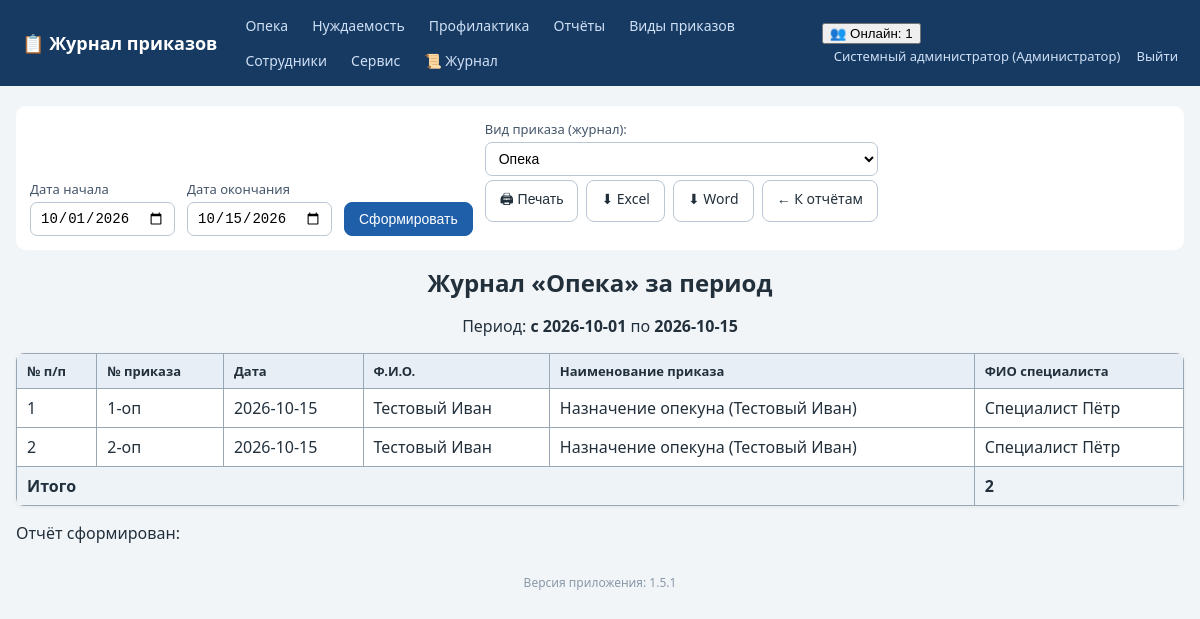
Screenshot of /reports/journal_print (signed in) with the database file from the repository.
### tables this page shows
CREATE TABLE employees (
    id INTEGER PRIMARY KEY AUTOINCREMENT,
    full_name TEXT NOT NULL,
    position TEXT NOT NULL DEFAULT '',
    login TEXT UNIQUE,
    password_hash TEXT,
    role_id INTEGER REFERENCES roles(id)
, pwd_changed_at TEXT);

CREATE TABLE roles (
    id INTEGER PRIMARY KEY AUTOINCREMENT,
    name TEXT UNIQUE NOT NULL
);

CREATE TABLE orders (
    id INTEGER PRIMARY KEY AUTOINCREMENT,
    journal TEXT NOT NULL,           -- opeka / nuzhdaemost / profilaktika
    order_number TEXT NOT NULL,      -- номер приказа, напр. "12-оп"
    order_date TEXT NOT NULL,        -- ГГГГ-ММ-ДД
    order_type_id INTEGER REFERENCES order_types(id),
    person_fio TEXT NOT NULL DEFAULT '',   -- ФИО в отношении кого
    specialist_fio TEXT NOT NULL DEFAULT '', -- ФИО специалиста
    scan_path TEXT,
    created_at TEXT DEFAULT CURRENT_TIMESTAMP
, note TEXT NOT NULL DEFAULT '');

### app.py (the view)
@app.route('/reports/journal_print')
def report_journal_print():
    user = current_user()
    if not can_view_reports(user):
        abort(403)
    journal = request.args.get('journal', 'opeka')
    if journal not in JOURNAL_TYPES:
        abort(404)
    d1, d2 = _report_period()
    rows = _query_report_rows(d1, d2, journal=journal)
    title = f'Журнал «{JOURNAL_TITLES[journal]}» за период'
    data = []
    for i, r in enumerate(rows, 1):
        name = r['type_name'] or ''
        note = r['note'] if 'note' in r.keys() else ''
        disp_name = (f'{name} ({r["person_fio"]})' if journal == 'opeka' else name)
        if note:
            disp_name = f'{disp_name}. Прим.: {note}' if disp_name else f'Прим.: {note}'
        data.append((i, r['order_number'], r['order_date'], r['person_fio'],
                     disp_name, r['specialist_fio']))
    headers = ('№ п/п', '№ приказа', 'Дата', 'Ф.И.О.', 'Наименование приказа', 'ФИО специалиста')
    fmt = request.args.get('fmt')
    if fmt == 'xlsx':
        return _export_xlsx_table(d1, d2, headers, data, title)
    if fmt == 'docx':
        return _export_docx_table(d1, d2, headers, data, title)
    return render_template('report_table.html', title=title, d1=d1, d2=d2,
                           headers=headers, rows=data, total=len(data),
                           base_url=url_for('report_journal_print'),
                           extra_args={'journal': journal})

### app.py (called while the page is built, shortened)
def has_request_context_safe():
    try:
        from flask import has_request_context
        return has_request_context()
    except Exception:
        return False

def _session_signature(uid):
    raw = request.cookies.get(app.config['SESSION_COOKIE_NAME'], '')
    if not raw:
        return ''

def _db_touch_throttled(key, min_interval=10.0):
    now = time.time()
    last = _DB_TOUCH_TS.get(key, 0)
    if now - last >= min_interval:
        _DB_TOUCH_TS[key] = now
        return True
    return False

def db_cleanup_active_sessions(cutoff):
    try:
        conn = get_db()
        conn.execute('DELETE FROM active_sessions WHERE last_seen < ?', (cutoff,))
        conn.commit()
        conn.close()
    except Exception:
        pass

def touch_active_session(uid):
    sid = _session_signature(uid)
    ip = request.remote_addr if has_request_context_safe() else ''
    now = time.time()
    with ACTIVE_SESSIONS_LOCK:
        ACTIVE_SESSIONS[(uid, sid)] = {'last_seen': now, 'ip': ip}
    if _db_touch_throttled((uid, sid)):
        db_touch_active_session(uid, sid, ip)

def cleanup_active_sessions():
    cutoff = time.time() - ACTIVE_TIMEOUT
    with ACTIVE_SESSIONS_LOCK:
        expired = [k for k, v in ACTIVE_SESSIONS.items()
                   if v['last_seen'] < cutoff]
        for k in expired:
            del ACTIVE_SESSIONS[k]
    db_cleanup_active_sessions(cutoff)

@app.before_request
def _mark_tls_noise_context():
    try:
        from flask import g as _fg
        _tls_noise_ctx.g = _fg
    except Exception:
        pass

def get_db():
    conn = sqlite3.connect(DB_PATH)
    conn.row_factory = sqlite3.Row
    conn.execute('PRAGMA foreign_keys = ON')
    return conn

def current_user():
    uid = session.get('user_id')
    if not uid:
        return None
    conn = get_db()
    u = conn.execute('SELECT e.*, r.name AS role_name FROM employees e '
                     'LEFT JOIN roles r ON r.id=e.role_id WHERE e.id=?', (uid,)).fetchone()
    conn.close()
    return u

def can_view_reports(user=None):
    user = user or current_user()
    return bool(user) and user['role_name'] in FULL_DATA_ROLES + ('Куратор',)

def can_access_journal(user, journal):
    if not user:
        return False
    if user['role_name'] in FULL_DATA_ROLES:  # админ и начальник — полный доступ
        return True
    return user['role_name'] in ROLE_ACCESS[journal]

### templates/report_table.html (shortened to what this page needs)
{% extends 'base.html' %}
{% block content %}
<div class="no-print">
  <form method="get" class="period-form" id="periodForm">
    <label>Дата начала <input type="date" name="d1" value="{{ d1 }}"></label>
    <label>Дата окончания <input type="date" name="d2" value="{{ d2 }}"></label>
    <button class="btn primary">Сформировать</button>
    {% if extra_args %}
    <label>Вид приказа (журнал):
      <select name="journal_sel" onchange="this.form.journal.value=this.value;">
        {% for j,t in all_journals %}<option value="{{j}}" {% if extra_args.journal==j %}selected{% endif %}>{{t}}</option>{% endfor %}
      </select>
    {% endif %}
  </form>
  <div class="toolbar">
    <button class="btn" onclick="window.print()">🖨 Печать</button>
    <a class="btn" href="?d1={{ d1 }}&d2={{ d2 }}{% if extra_args %}&journal={{ extra_args.journal }}{% endif %}&fmt=xlsx">⬇ Excel</a>
    <a class="btn" href="?d1={{ d1 }}&d2={{ d2 }}{% if extra_args %}&journal={{ extra_args.journal }}{% endif %}&fmt=docx">⬇ Word</a>
    <a class="btn" href="{{ url_for('reports') }}">← К отчётам</a>
  </div>
</div>
<div class="printable">
  <h1 class="rep-title">{{ title }}</h1>
  <p class="rep-period">Период: <b>с {{ d1 }}</b> по <b>{{ d2 }}</b></p>
  <table class="grid bordered">
    <tr>{% for h in headers %}<th>{{ h }}</th>{% endfor %}</tr>
    {% for row in rows %}
    <tr>{% for cell in row %}<td>{{ cell }}</td>{% endfor %}</tr>
    {% else %}
    <tr><td colspan="{{ headers|length }}" class="empty">Нет данных за период</td></tr>
    {% endfor %}
    {% if total is defined and rows %}<tr class="totalrow"><td colspan="{{ headers|length - 1 if headers|length > 2 else 1 }}"><b>Итого</b></td><td><b>{{ total }}</b></td></tr>{% endif %}
  </table>
  <p class="rep-date no-sel">Отчёт сформирован: {{ now_s if now_s else '' }}</p>
</div>
{% endblock %}

### templates/base.html (shortened to what this page needs)
<!DOCTYPE html>
<html lang="ru">
<head>
<link rel="stylesheet" href="{{ url_for('static', filename='style.css') }}">
</head>
<body>
<header class="topbar no-print">
  <div class="brand"><a href="{{ url_for('index') }}">📋 Журнал приказов</a></div>
  <nav>
    {% for j, t in accessible_journals %}
      <a href="{{ url_for('journal_list', journal=j) }}">{{ t }}</a>
    {% endfor %}
    {% if cu and cu.role_name in ['Администратор','Начальник отдела','Куратор'] %}
      <a href="{{ url_for('reports') }}">Отчёты</a>
    {% endif %}
    <a href="{{ url_for('order_types') }}">Виды приказов</a>
    {% if cu and cu.role_name == 'Администратор' %}
      <a href="{{ url_for('employees') }}">Сотрудники</a>
      <a href="{{ url_for('service') }}">Сервис</a>
      <a href="{{ url_for('logs_view') }}" title="Журнал логирования">📜 Журнал</a>
    {% endif %}
  </nav>
  <div class="userbox">
    {% if cu %}
      {% if active_users is not none %}
        <div class="online" id="onlineBox" title="Сотрудники, работавшие в системе за последние {{ (active_timeout // 60) or 1 }} мин. Обновляется автоматически.">
          <button type="button" class="online-toggle" onclick="toggleOnline()">👥 Онлайн: {{ active_users|length }}</button>
        </div>
      {% endif %}
      <a href="{{ url_for('profile') }}" title="Сменить пароль">{{ cu.full_name }} ({{ cu.role_name }})</a>
      <a href="{{ url_for('logout') }}">Выйти</a>
    {% endif %}
  </div>
</header>
<main class="container">
  {% block content %}{% endblock %}
</main>
<footer class="foot no-print">Версия приложения: {{ app_version }}</footer>
</body>
</html>

### static/style.css (style rules this page uses)
:root { --bs:#1f5fa9;--bg:#f2f5f8;--tx:#22303c; }
* { box-sizing:border-box }
body { margin:0;font-family:"Segoe UI",Arial,sans-serif;background:var(--bg);color:var(--tx); }
a { color:var(--bs); }
.topbar { display:flex;align-items:center;gap:18px;flex-wrap:wrap;background:#173a63;color:#fff;padding:10px 22px; }
.topbar .brand a { color:#fff;font-weight:700;font-size:18px;text-decoration:none; }
.topbar nav { display:flex;gap:4px;flex-wrap:wrap;flex:1; }
.topbar nav a { color:#cfe0f5;text-decoration:none;padding:6px 10px;border-radius:6px;font-size:14px; }
.userbox a { color:#cfe0f5;text-decoration:none;font-size:13px;margin-left:12px; }
.container { max-width:1200px;margin:20px auto;padding:0 16px; }
h1 { font-size:24px; }
label { display:flex;flex-direction:column;font-size:13px;gap:4px;color:#44556a; }
input,select { padding:7px 9px;border:1px solid #b9c6d3;border-radius:7px;font-size:14px;background:#fff; }
.btn { display:inline-block;padding:8px 14px;border-radius:8px;border:1px solid #b9c6d3;background:#fff;color:var(--tx);cursor:pointer;font-size:14px;text-decoration:none; }
.btn.primary { background:var(--bs);border-color:var(--bs);color:#fff; }
table.grid { width:100%;border-collapse:collapse;background:#fff;margin:14px 0;box-shadow:0 1px 4px rgba(0,0,0,.06);border-radius:8px;overflow:hidden; }
.grid th { background:#e8eef5;font-size:13px;text-align:left; }
.grid th,.grid td { padding:8px 10px;border-bottom:1px solid #e2e8ef;vertical-align:top; }
.bordered th,.bordered td { border:1px solid #9aa7b4; }
.totalrow td { background:#eef3f8; }
.period-form { display:flex;gap:12px;flex-wrap:wrap;align-items:end;background:#fff;padding:14px;border-radius:10px;margin-bottom:10px; }
.toolbar { display:flex;gap:8px;margin-bottom:14px;flex-wrap:wrap; }
.rep-title { text-align:center;margin-bottom:4px; }
.rep-period { text-align:center; }
.foot { text-align:center;color:#8a99a8;font-size:12px;margin:30px 0; }

### rows the page displays
employees: full_name "Системный администратор"
roles: role_name "Администратор"
orders: row "1" "Назначение опекуна (Тестовый Иван)", order_number "1-оп", order_date "2026-10-15", person_fio "Тестовый Иван", specialist_fio "Специалист Пётр"
orders: row "2" "Назначение опекуна (Тестовый Иван)", order_number "2-оп", order_date "2026-10-15", person_fio "Тестовый Иван", specialist_fio "Специалист Пётр"

### other values shown
{{ t }} "Опека" "Нуждаемость" "Профилактика"
{{ active_users|length }} "1"
{{ title }} "Журнал «Опека» за период"
{{ d1 }} "2026-10-01"
{{ d2 }} "2026-10-15"
{{ h }} "№ п/п" "№ приказа" "Дата" "Ф.И.О." "Наименование приказа" "ФИО специалиста"
{{ total }} "2"
{{ app_version }} "1.5.1"
form field journal_sel "Опека"
